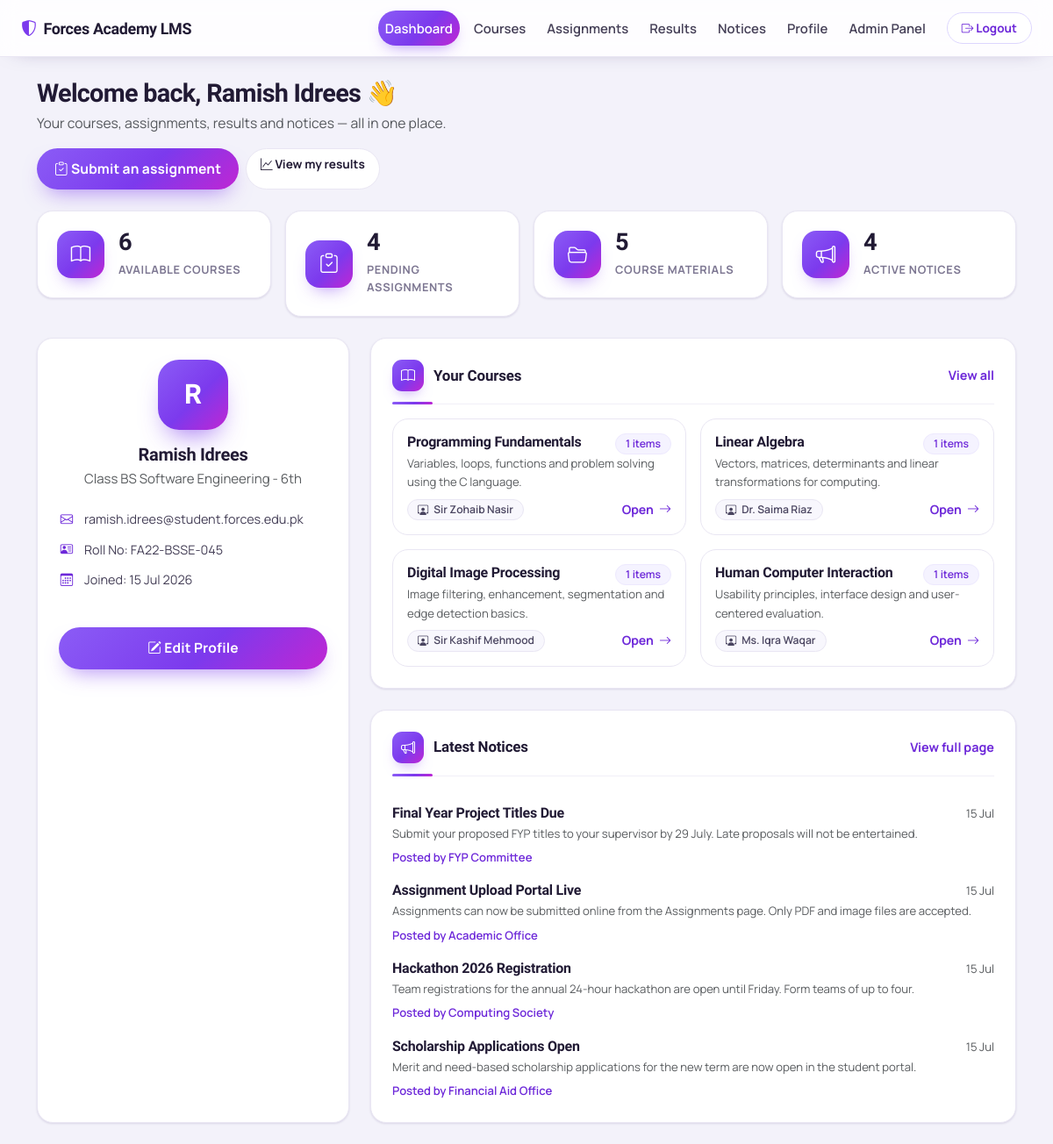
Page /dashboard.php (signed in) on the committed database.
### tables this page shows
CREATE TABLE IF NOT EXISTS students (
    id           INT(11) PRIMARY KEY AUTO_INCREMENT,
    full_name    VARCHAR(100) NOT NULL,
    email        VARCHAR(100) UNIQUE NOT NULL,
    password     VARCHAR(255) NOT NULL,
    roll_number  VARCHAR(20)  UNIQUE NOT NULL,
    class        VARCHAR(50)  NOT NULL,
    created_at   TIMESTAMP DEFAULT CURRENT_TIMESTAMP
);

CREATE TABLE IF NOT EXISTS courses (
    id            INT(11) PRIMARY KEY AUTO_INCREMENT,
    course_name   VARCHAR(100) NOT NULL,
    description   TEXT,
    teacher_name  VARCHAR(100),
    created_at    TIMESTAMP DEFAULT CURRENT_TIMESTAMP
);

CREATE TABLE IF NOT EXISTS notices (
    id          INT(11) PRIMARY KEY AUTO_INCREMENT,
    title       VARCHAR(200) NOT NULL,
    content     TEXT,
    posted_by   VARCHAR(100),
    created_at  TIMESTAMP DEFAULT CURRENT_TIMESTAMP
);

### config/auth.php (called while the page is built, shortened)
<?php
function e($value)
{
    return htmlspecialchars((string)$value, ENT_QUOTES, 'UTF-8');
}

### dashboard.php (the view, shortened to what this page needs)
<?php
require_once 'config/auth.php';
$name = $_SESSION['student_name'];
$student_id = (int) $_SESSION['student_id'];
$stmt = mysqli_prepare($conn, "SELECT full_name, email, roll_number, class, created_at FROM students WHERE id=?");
mysqli_stmt_bind_param($stmt, 'i', $student_id);
mysqli_stmt_execute($stmt);
$student = mysqli_fetch_assoc(mysqli_stmt_get_result($stmt));
$courses = mysqli_query($conn, "
    SELECT c.id, c.course_name, c.description, c.teacher_name, COUNT(cm.id) AS material_count
    FROM courses c
    LEFT JOIN course_materials cm ON cm.course_id = c.id
    GROUP BY c.id
    ORDER BY c.created_at DESC
    LIMIT 4
");
$notices = mysqli_query($conn, "SELECT id, title, content, posted_by, created_at FROM notices ORDER BY created_at DESC LIMIT 4");
$courseCount = mysqli_fetch_assoc(mysqli_query($conn, "SELECT COUNT(*) AS total FROM courses"));
$noticeCount = mysqli_fetch_assoc(mysqli_query($conn, "SELECT COUNT(*) AS total FROM notices"));
$materialCount = mysqli_fetch_assoc(mysqli_query($conn, "SELECT COUNT(*) AS total FROM course_materials"));
$pendingAssignments = mysqli_fetch_assoc(mysqli_query($conn, "
    SELECT COUNT(*) AS total FROM assignments
    WHERE id NOT IN (SELECT assignment_id FROM submissions WHERE student_id = $student_id)"));
?>
<!DOCTYPE html>
<html lang="en">
<head>
<link href="https://cdn.jsdelivr.net/npm/bootstrap@5.3.0/dist/css/bootstrap.min.css" rel="stylesheet">
<link rel="stylesheet" href="https://cdn.jsdelivr.net/npm/bootstrap-icons@1.11.3/font/bootstrap-icons.css">
<link rel="stylesheet" href="css/style.css">
</head>
<body class="dashboard-body">
<nav class="navbar navbar-expand-lg navbar-dark app-navbar">
  <div class="container-fluid px-4">
    <a class="navbar-brand d-flex align-items-center gap-2" href="dashboard.php">
      <i class="bi bi-shield-shaded"></i> Forces Academy LMS
    </a>
    <div class="collapse navbar-collapse" id="mainNav">
      <ul class="navbar-nav ms-auto align-items-lg-center gap-lg-2 mt-3 mt-lg-0">
        <li class="nav-item"><a class="nav-link active" href="dashboard.php">Dashboard</a></li>
        <li class="nav-item"><a class="nav-link" href="courses.php">Courses</a></li>
        <li class="nav-item"><a class="nav-link" href="assignments.php">Assignments</a></li>
        <li class="nav-item"><a class="nav-link" href="results.php">Results</a></li>
        <li class="nav-item"><a class="nav-link" href="notices.php">Notices</a></li>
        <li class="nav-item"><a class="nav-link" href="profile.php">Profile</a></li>
        <li class="nav-item"><a class="nav-link" href="admin_login.php">Admin Panel</a></li>
        <li class="nav-item"><a class="btn btn-logout ms-lg-2" href="logout.php"><i class="bi bi-box-arrow-right"></i> Logout</a></li>
      </ul>
    </div>
  </div>
</nav>
<div class="container py-4 dashboard">
  <div class="welcome-banner mb-4">
    <h2 class="mb-1">Welcome back, <?php echo e($name); ?> 👋</h2>
    <p class="mb-3 text-muted">Your courses, assignments, results and notices — all in one place.</p>
    <div class="d-flex flex-wrap gap-2">
      <a class="btn btn-auth-primary" href="assignments.php"><i class="bi bi-clipboard-check"></i> Submit an assignment</a>
      <a class="btn btn-logout" style="border-color:var(--line);color:var(--heading);" href="results.php"><i class="bi bi-graph-up"></i> View my results</a>
    </div>
  </div>
  <div class="row g-3 mb-4">
    <div class="col-6 col-lg-3">
      <div class="mini-stat-card">
        <span class="mini-stat-icon"><i class="bi bi-book"></i></span>
        <div>
          <h3><?php echo (int) $courseCount['total']; ?></h3>
          <p>Available Courses</p>
        </div>
      </div>
    </div>
    <div class="col-6 col-lg-3">
      <div class="mini-stat-card">
        <span class="mini-stat-icon"><i class="bi bi-clipboard-check"></i></span>
        <div>
          <h3><?php echo (int) $pendingAssignments['total']; ?></h3>
          <p>Pending Assignments</p>
        </div>
      </div>
    </div>
    <div class="col-6 col-lg-3">
      <div class="mini-stat-card">
        <span class="mini-stat-icon"><i class="bi bi-folder2-open"></i></span>
        <div>
          <h3><?php echo (int) $materialCount['total']; ?></h3>
          <p>Course Materials</p>
        </div>
      </div>
    </div>
    <div class="col-6 col-lg-3">
      <div class="mini-stat-card">
        <span class="mini-stat-icon"><i class="bi bi-megaphone"></i></span>
        <div>
          <h3><?php echo (int) $noticeCount['total']; ?></h3>
          <p>Active Notices</p>
        </div>
      </div>
    </div>
  </div>
  <div class="row g-4">
    <div class="col-lg-4">
      <div class="card profile-card p-4 h-100">
        <div class="profile-avatar mb-3"><?php echo strtoupper(substr($student['full_name'], 0, 1)); ?></div>
        <h5 class="mb-1"><?php echo e($student['full_name']); ?></h5>
        <p class="text-muted mb-3">Class <?php echo e($student['class']); ?></p>
        <ul class="list-unstyled profile-meta">
          <li><i class="bi bi-envelope"></i> <?php echo e($student['email']); ?></li>
          <li><i class="bi bi-person-vcard"></i> Roll No: <?php echo e($student['roll_number']); ?></li>
          <li><i class="bi bi-calendar3"></i> Joined: <?php echo date('d M Y', strtotime($student['created_at'])); ?></li>
        </ul>
        <a class="btn btn-auth-primary w-100 mt-3" href="profile.php"><i class="bi bi-pencil-square"></i> Edit Profile</a>
      </div>
    </div>
    <div class="col-lg-8">
      <div class="card p-4 mb-4">
        <div class="section-header mb-3">
          <h5 class="section-title mb-0"><i class="bi bi-book"></i> Your Courses</h5>
          <a class="section-link" href="courses.php">View all</a>
        </div>
        <?php if (mysqli_num_rows($courses) > 0): ?>
          <div class="row g-3">
            <?php while ($c = mysqli_fetch_assoc($courses)): ?>
              <div class="col-md-6">
                <a class="course-link-wrap" href="course_detail.php?id=<?php echo (int) $c['id']; ?>">
                  <div class="course-tile p-3">
                    <div class="d-flex justify-content-between align-items-start gap-2">
                      <h6 class="mb-1"><?php echo e($c['course_name']); ?></h6>
                      <span class="badge subtle-badge"><?php echo (int) $c['material_count']; ?> items</span>
                    </div>
                    <p class="small text-muted mb-2"><?php echo e($c['description']); ?></p>
                    <div class="d-flex justify-content-between align-items-center">
                      <span class="badge teacher-badge"><i class="bi bi-person-workspace"></i> <?php echo e($c['teacher_name']); ?></span>
                      <span class="course-open-text">Open <i class="bi bi-arrow-right"></i></span>
                    </div>
                  </div>
                </a>
              </div>
            <?php endwhile; ?>
          </div>
        <?php else: ?>
          <p class="text-muted mb-0">No courses have been added yet.</p>
        <?php endif; ?>
      </div>
      <div class="card p-4">
        <div class="section-header mb-3">
          <h5 class="section-title mb-0"><i class="bi bi-megaphone"></i> Latest Notices</h5>
          <a class="section-link" href="notices.php">View full page</a>
        </div>
        <?php if (mysqli_num_rows($notices) > 0): ?>
          <?php while ($n = mysqli_fetch_assoc($notices)): ?>
            <a class="notice-link-wrap" href="notices.php#notice-<?php echo (int) $n['id']; ?>">
              <div class="notice-item">
                <div class="d-flex justify-content-between align-items-start">
                  <h6 class="mb-1"><?php echo e($n['title']); ?></h6>
                  <span class="small text-muted"><?php echo date('d M', strtotime($n['created_at'])); ?></span>
                </div>
                <p class="small text-muted mb-1"><?php echo e(strlen($n['content']) > 120 ? substr($n['content'], 0, 120) . '...' : $n['content']); ?></p>
                <span class="small posted-by">Posted by <?php echo e($n['posted_by']); ?></span>
              </div>
            </a>
          <?php endwhile; ?>
        <?php else: ?>
          <p class="text-muted mb-0">No notices at the moment.</p>
        <?php endif; ?>
      </div>
    </div>
  </div>
</div>
</body>
</html>

### rows in the picture
students: full_name "R", full_name "Ramish Idrees", class "BS Software Engineering - 6th", email "ramish.idrees@student.forces.edu.pk", roll_number "FA22-BSSE-045", created_at "15 Jul 2026"
courses: course_name "Programming Fundamentals", material_count "1", description "Variables, loops, functions and problem solving using the C language.", teacher_name "Sir Zohaib Nasir"
courses: course_name "Linear Algebra", material_count "1", description "Vectors, matrices, determinants and linear transformations for computing.", teacher_name "Dr. Saima Riaz"
courses: course_name "Digital Image Processing", material_count "1", description "Image filtering, enhancement, segmentation and edge detection basics.", teacher_name "Sir Kashif Mehmood"
courses: course_name "Human Computer Interaction", material_count "1", description "Usability principles, interface design and user-centered evaluation.", teacher_name "Ms. Iqra Waqar"
notices: title "Final Year Project Titles Due", created_at "15 Jul", content "Submit your proposed FYP titles to your supervisor by 29 July. Late proposals will not be entertained.", posted_by "FYP Committee"
notices: title "Assignment Upload Portal Live", created_at "15 Jul", content "Assignments can now be submitted online from the Assignments page. Only PDF and image files are accepted.", posted_by "Academic Office"
notices: title "Hackathon 2026 Registration", created_at "15 Jul", content "Team registrations for the annual 24-hour hackathon are open until Friday. Form teams of up to four.", posted_by "Computing Society"
notices: title "Scholarship Applications Open", created_at "15 Jul", content "Merit and need-based scholarship applications for the new term are now open in the student portal.", posted_by "Financial Aid Office"

### other values in the picture
$name "Ramish Idrees"
$courseCount['total'] "6"
$pendingAssignments['total'] "4"
$materialCount['total'] "5"
$noticeCount['total'] "4"
